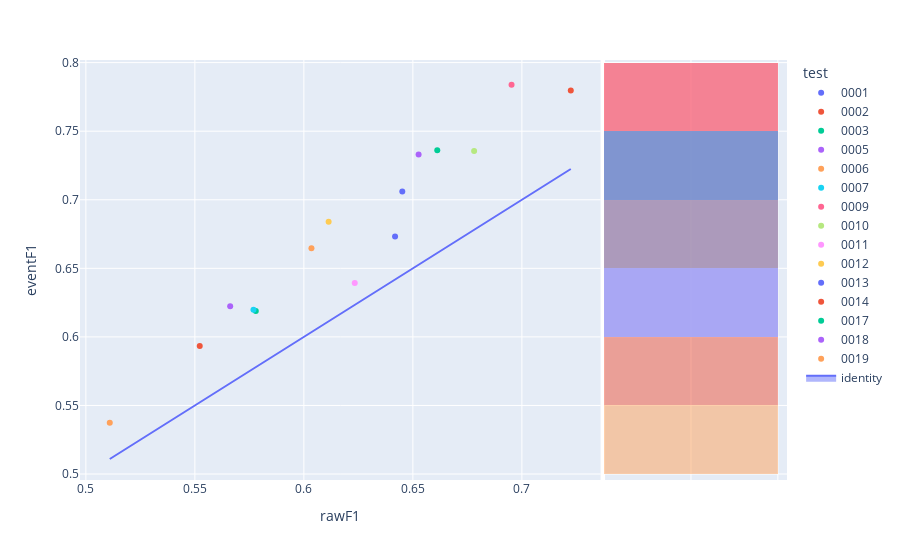

Notebook code cell kept with this figure:
### Code cell
fig=px.scatter(experimentModels,x='rawF1',y='eventF1',color='test',hover_name='modelId', marginal_y="histogram")
fig.add_trace(
    go.Scatter(x=experimentModels['rawF1'], y=experimentModels['rawF1'], name="identity", mode='lines',fill="toself")
)
fig.show()

### Figure 1 — Plotly figure (JSON) as saved in the notebook; plotly's stock layout.template omitted (floating-point values rounded to 4 significant figures)
{"data": [{"hovertemplate": "<b>%{hovertext}</b><br><br>test=0001<br>rawF1=%{x}<br>eventF1=%{y}<extra></extra>", "hovertext": ["aa11eb61-61e6-41e2-94d5-a4833e9b8d9d"], "legendgroup": "0001", "marker": {"color": "#636efa", "symbol": "circle"}, "mode": "markers", "name": "0001", "orientation": "v", "showlegend": true, "type": "scatter", "x": [0.6451], "xaxis": "x", "y": [0.706], "yaxis": "y"}, {"alignmentgroup": "True", "bingroup": "y", "hovertemplate": "test=0001<br>eventF1=%{y}<br>count=%{x}<extra></extra>", "legendgroup": "0001", "marker": {"color": "#636efa"}, "name": "0001", "offsetgroup": "0001", "opacity": 0.5, "showlegend": false, "type": "histogram", "xaxis": "x2", "y": [0.706], "yaxis": "y2"}, {"hovertemplate": "<b>%{hovertext}</b><br><br>test=0002<br>rawF1=%{x}<br>eventF1=%{y}<extra></extra>", "hovertext": ["56daf263-9a04-44a8-a967-ed222c84ae8c"], "legendgroup": "0002", "marker": {"color": "#EF553B", "symbol": "circle"}, "mode": "markers", "name": "0002", "orientation": "v", "showlegend": true, "type": "scatter", "x": [0.7224], "xaxis": "x", "y": [0.7796], "yaxis": "y"}, {"alignmentgroup": "True", "bingroup": "y", "hovertemplate": "test=0002<br>eventF1=%{y}<br>count=%{x}<extra></extra>", "legendgroup": "0002", "marker": {"color": "#EF553B"}, "name": "0002", "offsetgroup": "0002", "opacity": 0.5, "showlegend": false, "type": "histogram", "xaxis": "x2", "y": [0.7796], "yaxis": "y2"}, {"hovertemplate": "<b>%{hovertext}</b><br><br>test=0003<br>rawF1=%{x}<br>eventF1=%{y}<extra></extra>", "hovertext": ["983f3902-7ddc-4ab2-93e7-4da2577f8b4b"], "legendgroup": "0003", "marker": {"color": "#00cc96", "symbol": "circle"}, "mode": "markers", "name": "0003", "orientation": "v", "showlegend": true, "type": "scatter", "x": [0.578], "xaxis": "x", "y": [0.6188], "yaxis": "y"}, {"alignmentgroup": "True", "bingroup": "y", "hovertemplate": "test=0003<br>eventF1=%{y}<br>count=%{x}<extra></extra>", "legendgroup": "0003", "marker": {"color": "#00cc96"}, "name": "0003", "offsetgroup": "0003", "opacity": 0.5, "showlegend": false, "type": "histogram", "xaxis": "x2", "y": [0.6188], "yaxis": "y2"}, {"hovertemplate": "<b>%{hovertext}</b><br><br>test=0005<br>rawF1=%{x}<br>eventF1=%{y}<extra></extra>", "hovertext": ["c0eba1b0-cd60-4e9e-ab7f-71131a829c7e"], "legendgroup": "0005", "marker": {"color": "#ab63fa", "symbol": "circle"}, "mode": "markers", "name": "0005", "orientation": "v", "showlegend": true, "type": "scatter", "x": [0.5662], "xaxis": "x", "y": [0.6223], "yaxis": "y"}, {"alignmentgroup": "True", "bingroup": "y", "hovertemplate": "test=0005<br>eventF1=%{y}<br>count=%{x}<extra></extra>", "legendgroup": "0005", "marker": {"color": "#ab63fa"}, "name": "0005", "offsetgroup": "0005", "opacity": 0.5, "showlegend": false, "type": "histogram", "xaxis": "x2", "y": [0.6223], "yaxis": "y2"}, {"hovertemplate": "<b>%{hovertext}</b><br><br>test=0006<br>rawF1=%{x}<br>eventF1=%{y}<extra></extra>", "hovertext": ["d7cf3254-9d32-4e20-a23e-3cdcd3107eaa"], "legendgroup": "0006", "marker": {"color": "#FFA15A", "symbol": "circle"}, "mode": "markers", "name": "0006", "orientation": "v", "showlegend": true, "type": "scatter", "x": [0.6035], "xaxis": "x", "y": [0.6647], "yaxis": "y"}, {"alignmentgroup": "True", "bingroup": "y", "hovertemplate": "test=0006<br>eventF1=%{y}<br>count=%{x}<extra></extra>", "legendgroup": "0006", "marker": {"color": "#FFA15A"}, "name": "0006", "offsetgroup": "0006", "opacity": 0.5, "showlegend": false, "type": "histogram", "xaxis": "x2", "y": [0.6647], "yaxis": "y2"}, {"hovertemplate": "<b>%{hovertext}</b><br><br>test=0007<br>rawF1=%{x}<br>eventF1=%{y}<extra></extra>", "hovertext": ["4f832318-c477-4835-acd3-7ec40944edd3"], "legendgroup": "0007", "marker": {"color": "#19d3f3", "symbol": "circle"}, "mode": "markers", "name": "0007", "orientation": "v", "showlegend": true, "type": "scatter", "x": [0.5769], "xaxis": "x", "y": [0.6198], "yaxis": "y"}, {"alignmentgroup": "True", "bingroup": "y", "hovertemplate": "test=0007<br>eventF1=%{y}<br>count=%{x}<extra></extra>", "legendgroup": "0007", "marker": {"color": "#19d3f3"}, "name": "0007", "offsetgroup": "0007", "opacity": 0.5, "showlegend": false, "type": "histogram", "xaxis": "x2", "y": [0.6198], "yaxis": "y2"}, {"hovertemplate": "<b>%{hovertext}</b><br><br>test=0009<br>rawF1=%{x}<br>eventF1=%{y}<extra></extra>", "hovertext": ["15e578bc-6917-4cef-a16a-bade7c0b0676"], "legendgroup": "0009", "marker": {"color": "#FF6692", "symbol": "circle"}, "mode": "markers", "name": "0009", "orientation": "v", "showlegend": true, "type": "scatter", "x": [0.6953], "xaxis": "x", "y": [0.7839], "yaxis": "y"}, {"alignmentgroup": "True", "bingroup": "y", "hovertemplate": "test=0009<br>eventF1=%{y}<br>count=%{x}<extra></extra>", "legendgroup": "0009", "marker": {"color": "#FF6692"}, "name": "0009", "offsetgroup": "0009", "opacity": 0.5, "showlegend": false, "type": "histogram", "xaxis": "x2", "y": [0.7839], "yaxis": "y2"}, {"hovertemplate": "<b>%{hovertext}</b><br><br>test=0010<br>rawF1=%{x}<br>eventF1=%{y}<extra></extra>", "hovertext": ["7e1fcff0-30f4-4f29-90d4-f7171b7700cf"], "legendgroup": "0010", "marker": {"color": "#B6E880", "symbol": "circle"}, "mode": "markers", "name": "0010", "orientation": "v", "showlegend": true, "type": "scatter", "x": [0.6781], "xaxis": "x", "y": [0.7356], "yaxis": "y"}, {"alignmentgroup": "True", "bingroup": "y", "hovertemplate": "test=0010<br>eventF1=%{y}<br>count=%{x}<extra></extra>", "legendgroup": "0010", "marker": {"color": "#B6E880"}, "name": "0010", "offsetgroup": "0010", "opacity": 0.5, "showlegend": false, "type": "histogram", "xaxis": "x2", "y": [0.7356], "yaxis": "y2"}, {"hovertemplate": "<b>%{hovertext}</b><br><br>test=0011<br>rawF1=%{x}<br>eventF1=%{y}<extra></extra>", "hovertext": ["0f783e82-ff7a-4204-9e47-55e534671311"], "legendgroup": "0011", "marker": {"color": "#FF97FF", "symbol": "circle"}, "mode": "markers", "name": "0011", "orientation": "v", "showlegend": true, "type": "scatter", "x": [0.6233], "xaxis": "x", "y": [0.6393], "yaxis": "y"}, {"alignmentgroup": "True", "bingroup": "y", "hovertemplate": "test=0011<br>eventF1=%{y}<br>count=%{x}<extra></extra>", "legendgroup": "0011", "marker": {"color": "#FF97FF"}, "name": "0011", "offsetgroup": "0011", "opacity": 0.5, "showlegend": false, "type": "histogram", "xaxis": "x2", "y": [0.6393], "yaxis": "y2"}, {"hovertemplate": "<b>%{hovertext}</b><br><br>test=0012<br>rawF1=%{x}<br>eventF1=%{y}<extra></extra>", "hovertext": ["99bfe384-9dde-485c-8233-eb9370c0bdbf"], "legendgroup": "0012", "marker": {"color": "#FECB52", "symbol": "circle"}, "mode": "markers", "name": "0012", "orientation": "v", "showlegend": true, "type": "scatter", "x": [0.6114], "xaxis": "x", "y": [0.6839], "yaxis": "y"}, {"alignmentgroup": "True", "bingroup": "y", "hovertemplate": "test=0012<br>eventF1=%{y}<br>count=%{x}<extra></extra>", "legendgroup": "0012", "marker": {"color": "#FECB52"}, "name": "0012", "offsetgroup": "0012", "opacity": 0.5, "showlegend": false, "type": "histogram", "xaxis": "x2", "y": [0.6839], "yaxis": "y2"}, {"hovertemplate": "<b>%{hovertext}</b><br><br>test=0013<br>rawF1=%{x}<br>eventF1=%{y}<extra></extra>", "hovertext": ["63e51dd9-118d-496b-8b4d-c0fd4db3d962"], "legendgroup": "0013", "marker": {"color": "#636efa", "symbol": "circle"}, "mode": "markers", "name": "0013", "orientation": "v", "showlegend": true, "type": "scatter", "x": [0.6418], "xaxis": "x", "y": [0.6733], "yaxis": "y"}, {"alignmentgroup": "True", "bingroup": "y", "hovertemplate": "test=0013<br>eventF1=%{y}<br>count=%{x}<extra></extra>", "legendgroup": "0013", "marker": {"color": "#636efa"}, "name": "0013", "offsetgroup": "0013", "opacity": 0.5, "showlegend": false, "type": "histogram", "xaxis": "x2", "y": [0.6733], "yaxis": "y2"}, {"hovertemplate": "<b>%{hovertext}</b><br><br>test=0014<br>rawF1=%{x}<br>eventF1=%{y}<extra></extra>", "hovertext": ["1665dd00-eb54-47cb-843d-f21453d9790d"], "legendgroup": "0014", "marker": {"color": "#EF553B", "symbol": "circle"}, "mode": "markers", "name": "0014", "orientation": "v", "showlegend": true, "type": "scatter", "x": [0.5522], "xaxis": "x", "y": [0.5933], "yaxis": "y"}, {"alignmentgroup": "True", "bingroup": "y", "hovertemplate": "test=0014<br>eventF1=%{y}<br>count=%{x}<extra></extra>", "legendgroup": "0014", "marker": {"color": "#EF553B"}, "name": "0014", "offsetgroup": "0014", "opacity": 0.5, "showlegend": false, "type": "histogram", "xaxis": "x2", "y": [0.5933], "yaxis": "y2"}, {"hovertemplate": "<b>%{hovertext}</b><br><br>test=0017<br>rawF1=%{x}<br>eventF1=%{y}<extra></extra>", "hovertext": ["263de413-4128-436e-b8a1-0bb7ad600f90"], "legendgroup": "0017", "marker": {"color": "#00cc96", "symbol": "circle"}, "mode": "markers", "name": "0017", "orientation": "v", "showlegend": true, "type": "scatter", "x": [0.6612], "xaxis": "x", "y": [0.736], "yaxis": "y"}, {"alignmentgroup": "True", "bingroup": "y", "hovertemplate": "test=0017<br>eventF1=%{y}<br>count=%{x}<extra></extra>", "legendgroup": "0017", "marker": {"color": "#00cc96"}, "name": "0017", "offsetgroup": "0017", "opacity": 0.5, "showlegend": false, "type": "histogram", "xaxis": "x2", "y": [0.736], "yaxis": "y2"}, {"hovertemplate": "<b>%{hovertext}</b><br><br>test=0018<br>rawF1=%{x}<br>eventF1=%{y}<extra></extra>", "hovertext": ["d666c68e-f0ca-4f31-b8f4-f0495ee86bc1"], "legendgroup": "0018", "marker": {"color": "#ab63fa", "symbol": "circle"}, "mode": "markers", "name": "0018", "orientation": "v", "showlegend": true, "type": "scatter", "x": [0.6526], "xaxis": "x", "y": [0.7331], "yaxis": "y"}, {"alignmentgroup": "True", "bingroup": "y", "hovertemplate": "test=0018<br>eventF1=%{y}<br>count=%{x}<extra></extra>", "legendgroup": "0018", "marker": {"color": "#ab63fa"}, "name": "0018", "offsetgroup": "0018", "opacity": 0.5, "showlegend": false, "type": "histogram", "xaxis": "x2", "y": [0.7331], "yaxis": "y2"}, {"hovertemplate": "<b>%{hovertext}</b><br><br>test=0019<br>rawF1=%{x}<br>eventF1=%{y}<extra></extra>", "hovertext": ["d88629a4-c108-44c5-9c1b-4008bdd78400"], "legendgroup": "0019", "marker": {"color": "#FFA15A", "symbol": "circle"}, "mode": "markers", "name": "0019", "orientation": "v", "showlegend": true, "type": "scatter", "x": [0.511], "xaxis": "x", "y": [0.5373], "yaxis": "y"}, {"alignmentgroup": "True", "bingroup": "y", "hovertemplate": "test=0019<br>eventF1=%{y}<br>count=%{x}<extra></extra>", "legendgroup": "0019", "marker": {"color": "#FFA15A"}, "name": "0019", "offsetgroup": "0019", "opacity": 0.5, "showlegend": false, "type": "histogram", "xaxis": "x2", "y": [0.5373], "yaxis": "y2"}, {"fill": "toself", "mode": "lines", "name": "identity", "type": "scatter", "x": [0.6451, 0.7224, 0.578, 0.5662, 0.6035, 0.5769, 0.6953, 0.6781, 0.6233, 0.6114, 0.6418, 0.5522, 0.6612, 0.6526, 0.511], "y": [0.6451, 0.7224, 0.578, 0.5662, 0.6035, 0.5769, 0.6953, 0.6781, 0.6233, 0.6114, 0.6418, 0.5522, 0.6612, 0.6526, 0.511]}], "layout": {"barmode": "overlay", "legend": {"title": {"text": "test"}, "tracegroupgap": 0}, "margin": {"t": 60}, "xaxis": {"anchor": "y", "domain": [0, 0.7363], "title": {"text": "rawF1"}}, "xaxis2": {"anchor": "y2", "domain": [0.7413, 1], "matches": "x2", "showgrid": true, "showline": false, "showticklabels": false, "ticks": ""}, "yaxis": {"anchor": "x", "domain": [0, 1], "title": {"text": "eventF1"}}, "yaxis2": {"anchor": "x2", "domain": [0, 1], "matches": "y", "showgrid": true, "showticklabels": false}}}
